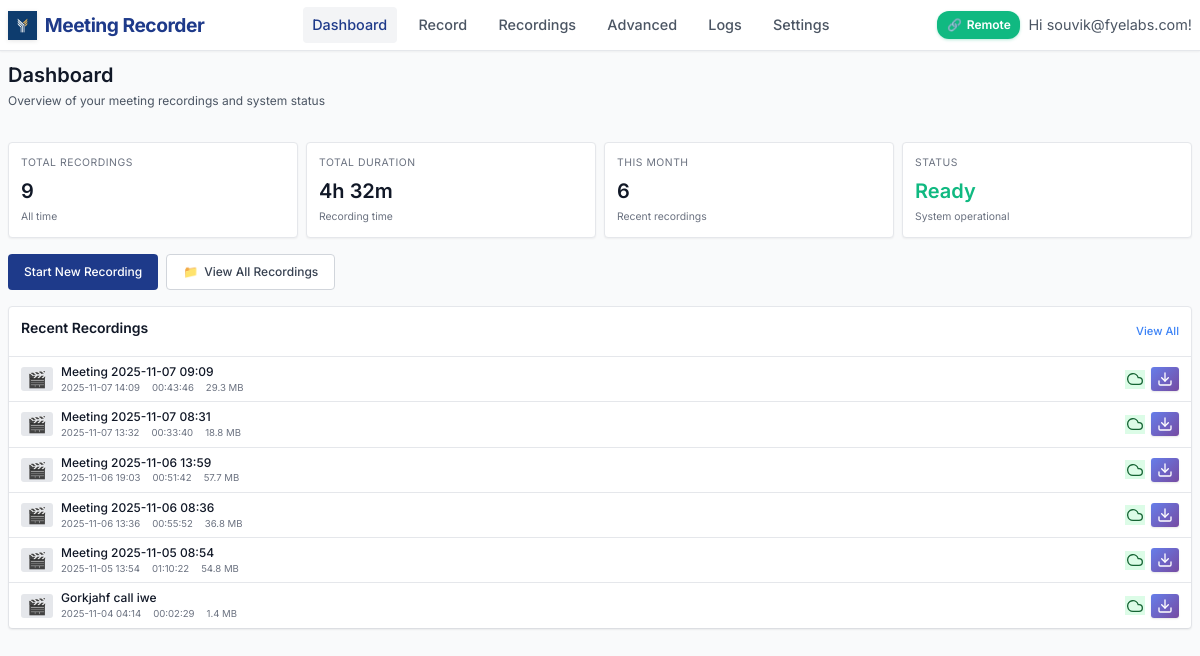
Page /dashboard (signed in) on the earlier database version.
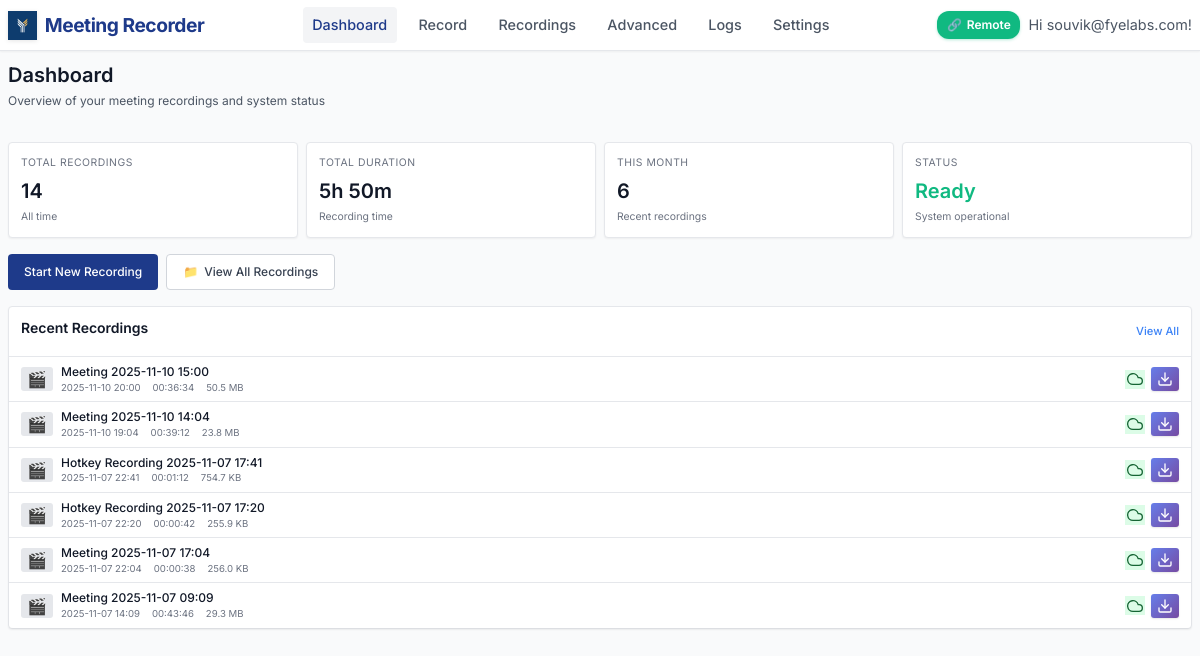
Same page on the later database version.
### models.py (models this page shows, shortened)
class Recording(db.Model):
    id = db.Column(db.Integer, primary_key=True)
    title = db.Column(db.String(200), nullable=False)
    filename = db.Column(db.String(255), nullable=False)
    file_path = db.Column(db.String(500), nullable=False)
    file_size = db.Column(db.BigInteger, default=0)  # in bytes
    duration = db.Column(db.Integer, default=0)  # in seconds
    created_at = db.Column(db.DateTime, default=datetime.utcnow)
    started_at = db.Column(db.DateTime)
    ended_at = db.Column(db.DateTime)
    monitor_name = db.Column(db.String(200))
    resolution = db.Column(db.String(50))  # e.g., "1920x1080"
    uploaded = db.Column(db.Boolean, default=False)
    upload_url = db.Column(db.String(500))  # Legacy field - kept for compatibility
    video_url = db.Column(db.String(500))
    transcript_url = db.Column(db.String(500))
    thumbnail_url = db.Column(db.String(500))
    upload_status = db.Column(db.String(50), default='pending')  # pending, uploading, completed, failed
    upload_metadata = db.Column(db.Text)  # JSON metadata from upload
    user_id = db.Column(db.Integer, db.ForeignKey('user.id'), nullable=False)
    status = db.Column(db.String(50), default='completed')  # recording, processing, completed, failed
    @property
    def duration_formatted(self):
        if not self.duration:
            return "00:00:00"
        hours = self.duration // 3600
        minutes = (self.duration % 3600) // 60
        seconds = self.duration % 60
        return f"{hours:02d}:{minutes:02d}:{seconds:02d}"
    @property
    def file_size_formatted(self):
        if not self.file_size:
            return "0 B"
        size = self.file_size  # Work with a copy to avoid modifying the actual value
        for unit in ['B', 'KB', 'MB', 'GB']:
            if size < 1024:
                return f"{size:.1f} {unit}"
            size /= 1024
        return f"{size:.1f} TB"
    @property
    def sync_status(self):
        if self.upload_status == 'completed' and self.uploaded:
            return "Synced"
        elif self.upload_status == 'uploading':
            return "Uploading"
        elif self.upload_status == 'failed':
            return "Upload Failed"
        elif self.status == "failed":
            return "Recording Failed"
        elif self.status == "processing":
            return "Processing"
        else:
            return "Local Only"
    @property
    def sync_status_class(self):
        status = self.sync_status
        if status == "Synced":
            return "status-synced"
        elif status == "Uploading":
            return "status-uploading"
        elif "Failed" in status:
            return "status-failed"
        elif status == "Processing":
            return "status-processing"
        else:
            return "status-local"
    @property
    def resolved_file_path(self):
        if not self.file_path:
            return None
        current_dir = os.path.dirname(os.path.abspath(__file__))
        if os.path.isabs(self.file_path):
            filename = os.path.basename(self.file_path)
        else:
            filename = self.file_path
        resolved_path = os.path.join(current_dir, 'recordings', filename)
        return resolved_path
    @property
    def transcript_path(self):
        current_dir = os.path.dirname(os.path.abspath(__file__))
        recordings_dir = os.path.join(current_dir, 'recordings')
        safe_title = "".join(c for c in self.title if c.isalnum() or c in (' ', '-', '_')).rstrip()
        transcript_filename = f"{safe_title}_transcript.txt"
        transcript_path = os.path.join(recordings_dir, transcript_filename)
        if os.path.exists(transcript_path):
            return transcript_path
        resolved_path = self.resolved_file_path
        if resolved_path:
            old_transcript_path = os.path.splitext(resolved_path)[0] + '_transcript.txt'
            if os.path.exists(old_transcript_path):
                return old_transcript_path
        return transcript_path
    @property
    def has_transcript(self):
        transcript_path = self.transcript_path
        return transcript_path and os.path.exists(transcript_path)

### app.py (the view)
@app.route('/dashboard')
@login_required
def dashboard():
    recent_recordings = Recording.query\
        .order_by(Recording.created_at.desc()).limit(6).all()
    total_recordings = Recording.query.count()
    total_duration = db.session.query(db.func.sum(Recording.duration)).scalar() or 0
    return render_template('dashboard.html',
                         recent_recordings=recent_recordings,
                         total_recordings=total_recordings,
                         total_duration=total_duration)

### app.py (called while the page is built)
@app.context_processor
def utility_processor():
    active_recording = None
    if current_user.is_authenticated:
        from dual_stream import DualModeStreamer
        global recording_state
        if recording_state.get('active', False):
            recent_recording = Recording.query.filter_by(user_id=current_user.id).order_by(Recording.created_at.desc()).first()
            if recent_recording and recent_recording.status != 'completed':
                active_recording = recent_recording
    return dict(
        format_file_size=format_file_size,
        format_duration=format_duration,
        active_recording=active_recording,
        is_remote_recording_enabled=is_remote_recording_enabled
    )

@login_manager.user_loader
def load_user(user_id):
    return db.session.get(User, int(user_id))  # Fix SQLAlchemy deprecation

### templates/dashboard.html (shortened to what the changed rows need)
{% extends "base.html" %}
{% block content %}
<div class="page-header">
    <h1 class="page-title" style="font-size: 1.25rem; margin-bottom: 0.25rem;">Dashboard</h1>
</div>
<div class="stats-grid">
    <div class="stat-card">
        <div class="stat-label">Total Recordings</div>
        <div class="stat-value">{{ total_recordings }}</div>
        <div class="stat-subtext">All time</div>
    </div>
    <div class="stat-card">
        <div class="stat-label">Total Duration</div>
        <div class="stat-value">{{ (total_duration // 3600) }}h {{ ((total_duration % 3600) // 60) }}m</div>
        <div class="stat-subtext">Recording time</div>
    </div>
</div>
<div class="recent-recordings">
    <div class="section-header">
        <h2 class="section-title">Recent Recordings</h2>
    </div>
    {% if recent_recordings %}
        <div class="recordings-list">
            {% for recording in recent_recordings %}
            <div class="list-item" onclick="playRecording('{{ recording.id }}', event)">
                <div class="list-thumbnail">
                    {% if recording.file_path %}
                        🎬
                    {% else %}
                        📹
                    {% endif %}
                </div>
                <div class="list-info">
                    <div class="list-title">{{ recording.title }}</div>
                    <div class="list-meta">
                        <span>{{ recording.created_at.strftime('%Y-%m-%d %H:%M') }}</span>
                        <span>{{ recording.duration_formatted }}</span>
                        <span>{{ recording.file_size_formatted }}</span>
                    </div>
                </div>
                <div class="list-actions">
                    <span class="status-icon {{ recording.sync_status_class }}" title="{{ recording.sync_status }}">
                    {% if recording.sync_status == 'Synced' %}
                        <svg width="16" height="16" viewBox="0 0 24 24" fill="none" stroke="currentColor" stroke-width="2" stroke-linecap="round" stroke-linejoin="round">
                            <path d="M18 10h-1.26A8 8 0 1 0 9 20h9a5 5 0 0 0 0-10z"/>
                        </svg>
                    {% elif recording.sync_status == 'Completed' %}
                        <svg width="16" height="16" viewBox="0 0 24 24" fill="none" stroke="currentColor" stroke-width="2" stroke-linecap="round" stroke-linejoin="round">
                            <polyline points="20,6 9,17 4,12"/>
                        </svg>
                    {% elif recording.sync_status == 'Processing' %}
                        <svg width="16" height="16" viewBox="0 0 24 24" fill="none" stroke="currentColor" stroke-width="2" stroke-linecap="round" stroke-linejoin="round" style="animation: spin 1s linear infinite;">
                            <path d="M21 12a9 9 0 11-6.219-8.56"/>
                        </svg>
                    {% elif recording.sync_status == 'Failed' %}
                        <svg width="16" height="16" viewBox="0 0 24 24" fill="none" stroke="currentColor" stroke-width="2" stroke-linecap="round" stroke-linejoin="round">
                            <circle cx="12" cy="12" r="10"/>
                            <line x1="15" y1="9" x2="9" y2="15"/>
                            <line x1="9" y1="9" x2="15" y2="15"/>
                        </svg>
                    {% endif %}
                    </span>
                    <a href="{{ url_for('download_recording', recording_id=recording.id) }}"
                       class="download-btn"
                       onclick="event.stopPropagation()"
                       title="Download recording">
                        <svg width="16" height="16" viewBox="0 0 24 24" fill="none" stroke="currentColor" stroke-width="2" stroke-linecap="round" stroke-linejoin="round">
                            <path d="M21 15v4a2 2 0 0 1-2 2H5a2 2 0 0 1-2-2v-4"/>
                            <polyline points="7,10 12,15 17,10"/>
                            <line x1="12" y1="15" x2="12" y2="3"/>
                        </svg>
                    </a>
                </div>
            </div>
            {% endfor %}
        </div>
    {% else %}
        <div class="empty-state">
            <div class="empty-icon">📹</div>
            <p>No recordings yet. Start your first meeting recording!</p>
        </div>
    {% endif %}
</div>
{% endblock %}

Differences in the rows shown:
no longer on this page (row unchanged): Recording: title "Meeting 2025-11-07 08:31", created_at "2025-11-07 13:32", duration_formatted "00:33:40", file_size_formatted "18.8 MB", upload_status "completed" (drawn)
no longer on this page (row unchanged): Recording: title "Meeting 2025-11-06 13:59", created_at "2025-11-06 19:03", duration_formatted "00:51:42", file_size_formatted "57.7 MB", upload_status "completed" (drawn)
no longer on this page (row unchanged): Recording: title "Meeting 2025-11-06 08:36", created_at "2025-11-06 13:36", duration_formatted "00:55:52", file_size_formatted "36.8 MB", upload_status "completed" (drawn)
no longer on this page (row unchanged): Recording: title "Meeting 2025-11-05 08:54", created_at "2025-11-05 13:54", duration_formatted "01:10:22", file_size_formatted "54.8 MB", upload_status "completed" (drawn)
no longer on this page (row unchanged): Recording: title "Gorkjahf call iwe", created_at "2025-11-04 04:14", duration_formatted "00:02:29", file_size_formatted "1.4 MB", upload_status "completed" (drawn)
added Recording: title "Meeting 2025-11-10 15:00", created_at "2025-11-10 20:00", duration_formatted "00:36:34", file_size_formatted "50.5 MB", upload_status "completed" (drawn)
added Recording: title "Meeting 2025-11-10 14:04", created_at "2025-11-10 19:04", duration_formatted "00:39:12", file_size_formatted "23.8 MB", upload_status "completed" (drawn)
added Recording: title "Hotkey Recording 2025-11-07 17:41", created_at "2025-11-07 22:41", duration_formatted "00:01:12", file_size_formatted "754.7 KB", upload_status "completed" (drawn)
added Recording: title "Hotkey Recording 2025-11-07 17:20", created_at "2025-11-07 22:20", duration_formatted "00:00:42", file_size_formatted "255.9 KB", upload_status "completed" (drawn)
added Recording: title "Meeting 2025-11-07 17:04", created_at "2025-11-07 22:04", duration_formatted "00:00:38", file_size_formatted "256.0 KB", upload_status "completed" (drawn)
Other differences:
{{ total_recordings }}: "9" → "14"
{{ (total_duration // 3600) }}: "4" → "5"
{{ ((total_duration % 3600) // 60) }}: "32" → "50"
